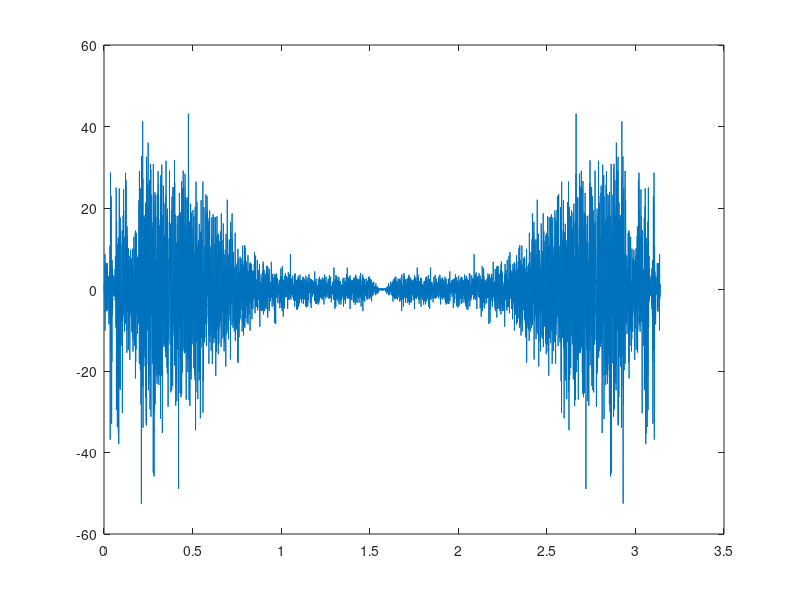

This chart was generated by the following MATLAB code:
close all;
clear all;
clc;

load ('a01m');
who;

%disp(val);
ecg=linspace(1,6000,6000);
n=linspace(1,6000,6000);

for cont = 1:6000
    ecg(cont)=val(cont);
end

% SE VA A ESCALAR LA FUNCION EN EL INTERVALO [-1,1]
% SI SE QUIERE ELIMINAR EL ESCALAMIENTO SOLO BASTA COMENTAR LA LINEA DE
% CODIGO
ecg = ecg*(1/max(ecg));

% MUESTRAS A TOMAR PARA ANALIZAR / SUBINTERVALO DE LAS MUESTRAS ORIGINALES
muestras=300;


%GRAFICA DE LA SENAL DE PRUEBA / 5% DE LAS MUESTRAS TOTALES
nm = linspace(1,muestras,muestras);

%VAN A ESTAR LAS MUESTRAS A GRAFICAR
ecgm = linspace(1,muestras,muestras);

%CICLO PARA PASAR LA GRAFICA A UN INTERVALO DONDE SE PUEDA APRECIAR LA
%GRAFICA
for cont1 = 1:muestras

    ecgm(cont1)=ecg(cont1);

end




% SENAL CONTAMINADA
teta1=pi/2;
g=linspace(1,6000,6000);
%SENAL DE CONTAMINACION TOTAL
g=0.25*cos(teta1.*n);



%MUESTRA DE LA SENAL CONTAMINANTE
gm=linspace(1,muestras,muestras);
%CICLO PARA PASAR LA GRAFICA A UN INTERVALO DONDE SE PUEDA APRECIAR LA
%GRAFICA
for cont3 = 1:muestras

    gm(cont3)=g(cont3);;
end



r=linspace(1,6000,6000);
%SENAL TOTAL CONTAMINADA
r=ecg+g;

%MUESTRA DE LA SENAL CONTAMINADA
rm=linspace(1,muestras,muestras);

%CICLO PARA PASAR LA GRAFICA A UN INTERVALO DONDE SE PUEDA APRECIAR LA
%GRAFICA
for cont2=1:muestras

    rm(cont2)=r(cont2);

end

%AQUI SE PUEDEN VER LA SENAL ORIGINAL Y LA SENAL CONTAMINADA QUE ENTRAN AL
%FILTRO
%plot(nm,rm,nm,ecgm);

%PROCEDAMOS CON LA INSTRUCCION FILTER


num=[1 0 1];
%POLO CON MODULO 0.85
den = [1 0 .9025];
[H,teta]=freqz(num,den,6000);

%ESPECTRO DE FRECUENCIA
transf = fft(r);
plot(teta,transf);

%GRAFICA DE RESPUESTA EN FRECUENCIA DEL FILTRO
%subplot(2,1,1),plot(teta,abs(H)),xlabel('FRECUENCIA'),ylabel('MAGNITUD'),title('RESPUESTA EN FRECUENCIA - MAGNITUD')
%subplot(2,1,2),plot(teta,angle(H)),xlabel('FRECUENCIA (theta)'),ylabel('MAGNITUD'),title('RESPUESTA EN FRECUENCIA - FASE');

%SALIDA DEL ECG
%s1 = (((exp(j*pi))-(exp(5*pi*(1/16))))*((exp(j*pi))-(exp(-(5*pi*(1/16))))))/(((exp(j*pi))-(0.99*exp(5*pi*(1/16))))*((exp(j*pi))-(0.99*exp(-(5*pi*(1/16))))));

%SALIDA DE LA SENAL CORROMPIDA
%s2 = (((exp(j*5*pi*(1/16)))-(exp(5*pi*(1/16))))*((exp(j*5*pi*(1/16)))-(exp(-(5*pi*(1/16))))))/(((exp(j*5*pi*(1/16)))-(0.99*exp(5*pi*(1/16))))*((exp(j*5*pi*(1/16)))-(0.99*exp(-(5*pi*(1/16))))));
%m1 = abs(s1);
%m2 = abs(s2);
%f1 = angle(s1);
%f2 = angle(s2);
%yss = (m1*cos((pi.*n) + f1))+(0.25*m2*cos((5*pi*(1/16).*n) + f2));

yss = filter(num,den,r);
yssm = linspace(1,muestras,muestras);

for cont4 = 1:muestras
   
    yssm(cont4) = yss(cont4);
end

%GRAFICAS DE COMPARACION DE SENALES - MUESTRAS 
%subplot(2,1,1),plot(nm,rm),xlabel('DOMINIO TEMPORAL'),ylabel('MAGNITUD'),title('SENAL CORROMPIDA')
%subplot(2,1,2),plot(nm,ecgm,nm,yssm),xlabel('DOMINIO TEMPORAL'),ylabel('MAGNITUD'),title('SENAL DESEADA Vs SENAL DE SALIDA');

%GRAFICAS DE COMPARACION DE SENALES - TOTAL
%subplot(2,1,1),plot(n,r),xlabel('DOMINIO TEMPORAL'),ylabel('MAGNITUD'),title('SENAL CORROMPIDA')
%subplot(2,1,2),plot(n,ecg,n,yss),xlabel('DOMINIO TEMPORAL'),ylabel('MAGNITUD'),title('SENAL DESEADA Vs SENAL DE SALIDA');









    
    